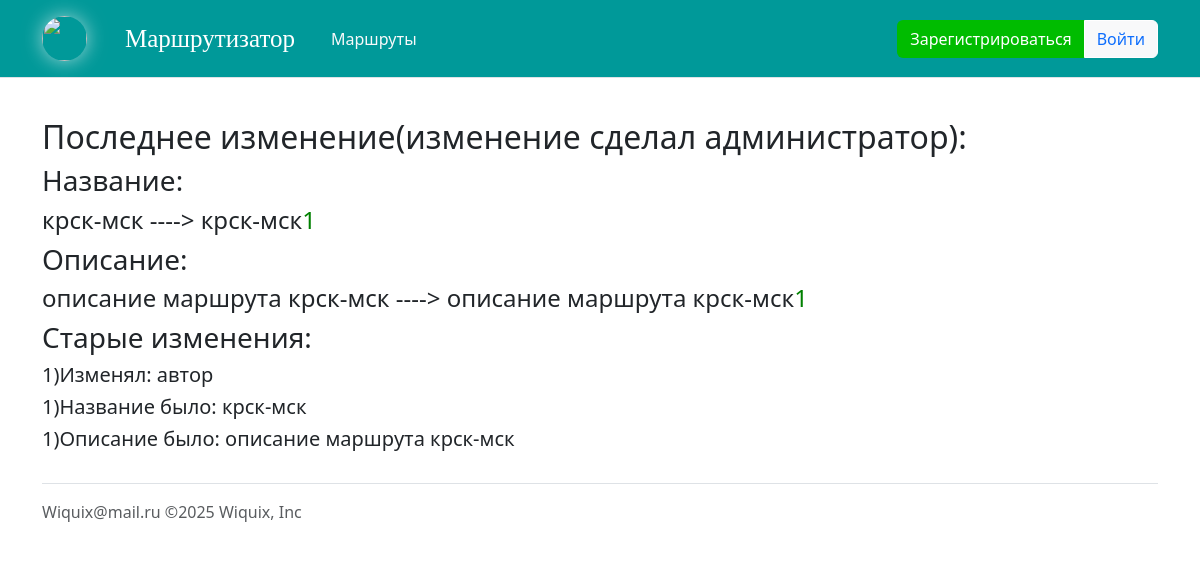
The app's page /history_route/2, older data.
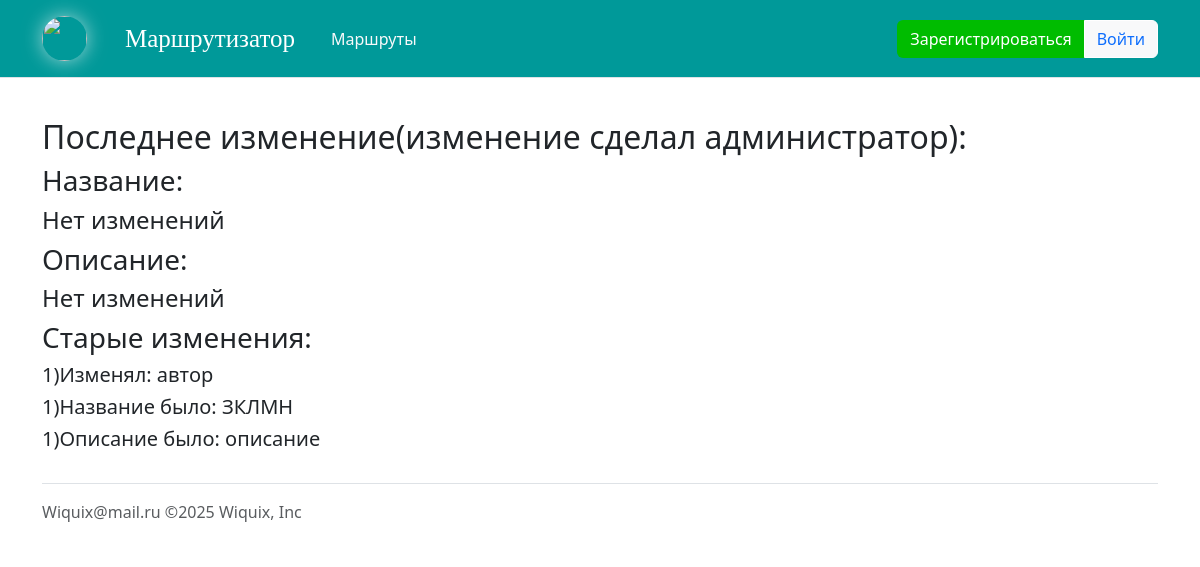
The same page, newer data.
### instance/DataBase.py (models this page shows)
class History(db.Model, UserMixin):
    id = db.Column(db.Integer, primary_key=True)
    title = db.Column(db.String)
    description = db.Column(db.String)
    user_id = db.Column(db.Integer)
    rating = db.Column(db.String)
    status = db.Column(db.Integer)
    route_id = db.Column(db.Integer)
    last = db.Column(db.Integer)
    who_edit = db.Column(db.String)

### main.py (the view)
@app.route('/history_route/<int:id>', methods=["POST", "GET"])
def history_route(id):
    route = Routes.query.filter_by(id=id).first()
    last_history = History.query.filter(History.route_id == id and History.last == 1).first()
    past_history = History.query.filter(History.route_id == id and History.last == 0).all()
    who_edit = ""
    if last_history.who_edit == "admin":
        who_edit = "администратор"
    else:
        who_edit = "автор"
    no_edit_title = 0
    no_edit_description = 0
    red_text_title = ""
    green_text_title = ""
    just_text_title = ""
    red_text_description = ""
    green_text_description = ""
    just_text_description = ""
    if not (last_history is None):
        if route.title != last_history.title:
            for i in range(max(len(route.title), len(last_history.title))):
                try:
                    if route.title[i] == last_history.title[i]:
                        just_text_title += route.title[i]
                    else:
                        green_text_title += route.title[i]
                        red_text_title += last_history.title[i]
                except Exception as e:
                    if len(route.title) > len(last_history.title):
                        green_text_title += route.title[i:]
                    else:
                        red_text_title += last_history.title[i:]
                    break
        else:
            no_edit_title = 1
        if route.description != last_history.description:
            for i in range(max(len(route.description), len(last_history.description))):
                try:
                    if route.description[i] == last_history.description[i]:
                        just_text_description += route.description[i]
                    else:
                        green_text_description += route.description[i]
                        red_text_description += last_history.description[i]
                except Exception as e:
                    if len(route.description) > len(last_history.description):
                        green_text_description += route.description[i:]
                    else:
                        red_text_description += last_history.description[i:]
                    break
        else:
            no_edit_description = 1
    else:
        no_edit_title = 1
        no_edit_description = 1
    return render_template("history.html", just_text_title=just_text_title, red_text_title=red_text_title,
                           green_text_title=green_text_title, no_edit_title=no_edit_title,
                           just_text_description=just_text_description, red_text_description=red_text_description,
                           green_text_description=green_text_description, no_edit_description=no_edit_description,
                           past_history=past_history, who_edit=who_edit)

### templates/history.html (shortened to what this page needs)
{% extends 'base.html' %}
{% block main %}
    <br>
    <div style="display:table">
        <div style="display:table-cell">
            <h2>Последнее изменение(изменение сделал {{ who_edit }}):</h2>
            <h3>Название:</h3>
            {% if no_edit_title == 0 %}
            <h4><span>{{just_text_title}}</span>     ---->       <span><span>{{just_text_title}}</span><span style="color:green;">{{green_text_title}}</span></span></h4>
            {% else %}
            <h4>Нет изменений</h4>
            {% endif %}
            <h3>Описание:</h3>
            {% if no_edit_description == 0 %}
            <h4><span>{{just_text_description}}</span>     ---->       <span><span>{{just_text_description}}</span><span style="color:green;">{{green_text_description}}</span></span></h4>
            {% else %}
            <h4>Нет изменений</h4>
            {% endif %}
            {% if past_history|length > 0 %}
            <h3>Старые изменения:</h3>
            {% for i in range(past_history|length) %}
            <h5>{{ i+1 }})Изменял: {% if past_history[i].who_edit == "admin" %}автор{% else %}администратор{% endif %}</h5>
            <h5>{{ i+1 }})Название было: {{ past_history[i].title }}</h5>
            <h5>{{ i+1 }})Описание было: {{ past_history[i].description }}</h5>
            {% endfor %}
            {% endif %}
        </div>
    <br>
        </div>
{% endblock %}

### templates/base.html (shortened to what this page needs)
<!doctype html>
<html lang="ru">
  <head>
    <link href="https://cdn.jsdelivr.net/npm/bootstrap@5.3.0-alpha1/dist/css/bootstrap.min.css" rel="stylesheet">
    <link href="https://getbootstrap.com/docs/5.3/assets/css/docs.css" rel="stylesheet">
  </head>
  <body>
  <header class="p-3 mb-3 bg border-bottom">
    <div class="container">
      <div class="d-flex flex-wrap align-items-center justify-content-center justify-content-lg-start">
        <a href="/"><img src="{{ url_for('static', filename='ico/ico.png') }}" width="45" height="45" class="rounded-circle md" style="box-shadow:0px 0px 19px rgb(255 255 255 / 60%)"></a>
        <a href="/" class="nav-link px-2 link-light"><font face="Franklin Gothic Medium" class="main-name">Маршрутизатор</font></a>
        <ul class="nav col-12 col-lg-auto me-lg-auto mb-2 justify-content-center mb-md-0">
          <li><a href="/all_routes/def" class="nav-link px-2 link-light">Маршруты</a></li>
        </ul>
        {% if current_user.is_authenticated %}
          <div class="dropdown text-end">
            <a href="#" class="d-block link-light text-decoration-none dropdown-toggle" data-bs-toggle="dropdown" aria-expanded="false">
              <img src="/static/img/{{ current_user.ava }}" alt="ава" width="32" height="32" class="rounded-circle" style="box-shadow:0px 0px 19px rgb(255 255 255 / 25%)">
            </a>
            <ul class="dropdown-menu text-small" style="">
              <li><a class="dropdown-item" href="/profile">Профиль</a></li>
              {% if current_user.admin == 1 %}
              <li><a class="dropdown-item" href="/moderation">Модерация маршрутов и комментариев</a></li>
              {% endif %}
              <li><a class="dropdown-item" href="/logout">Выйти</a></li>
            </ul>
          </div>
        {% else %}
          <div class="btn-group">
            <a href="/sign-up" class="btn text-white" style="background-color: #00BC00">Зарегистрироваться</a>
            <a href="/login" class="btn btn btn-light text-primary" style="border: 1px solid #FFFFFF">Войти</a>
          </div>
        {% endif %}
      </div>
    </div>
  </header>
<div class="container">
  {% block main %}
      {% endblock %}
</div>
  <div class="container">
    <footer class="d-flex flex-wrap justify-content-between align-items-center py-3 my-4 border-top">
      <div class="col-md-4 d-flex align-items-center">
        <span class="mb-3 mb-md-0 text-muted">  Wiquix@mail.ru   ©2025 Wiquix, Inc
        </span>
      </div>
    </footer>
  </div>
  </body>
</html>

### templates/base.html (style rules this page uses)
.md { margin-right: 30px }
.main-name { font-size: 25px; margin-right: 20px; color: #FFFFFF; }
.bg { background-color: #009999 }

Row changes from the older to the newer data that the page shows:
no longer on this page (row edited): History: title "крск-мск", description "описание маршрута крск-мск", title "крск-мск", description "описание маршрута крск-мск"
added History: title "ЗКЛМН", description "описание"
Text that changed along with them:
{{ green_text_title }}: "1" → (not shown)
{{ green_text_description }}: "1" → (not shown)
text now shown: "Нет изменений Нет изменений"
new list line: "1 )Изменял: автор 1 )Название было: 1 )Описание было:"
list line gone: "1 )Изменял: автор 1 )Название было: 1 )Описание было:"
